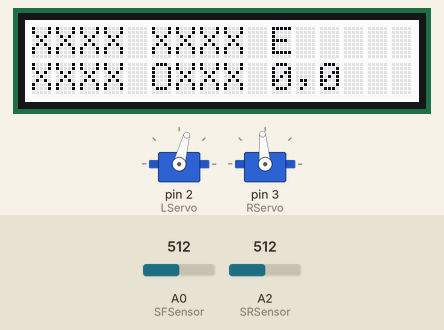
The sketch below on a simulated Arduino Uno, built with avr-gcc and run on an emulated ATmega328P. Shown: 2 × servo, 16×2 character LCD. Inputs (shaded band) come from the test bench; at power-on: A2 (SRSensor) = 512, A0 (SFSensor) = 512.

Above: at 1.2 s.
1.3 s: A2 (SRSensor) set to 83
At 4.2 s:
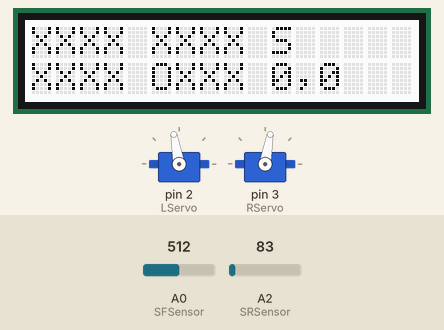
4.3 s: A2 (SRSensor) set to 96
7.3 s: A2 (SRSensor) set to 111
At 10.1 s:
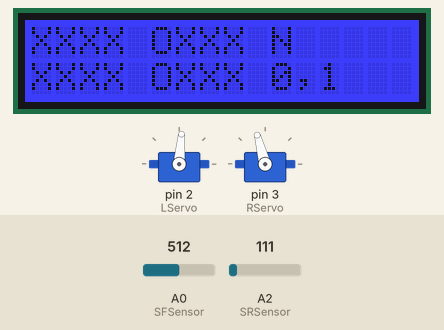
10.3 s: A2 (SRSensor) set to 77
At 10.6 s:
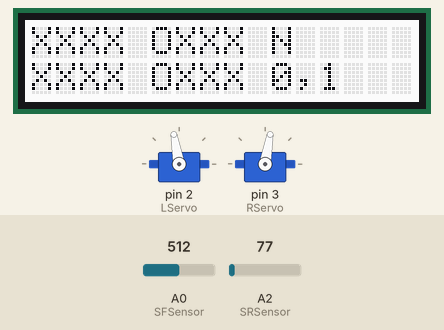
13.3 s: A2 (SRSensor) set to 110
At 16.03 s:
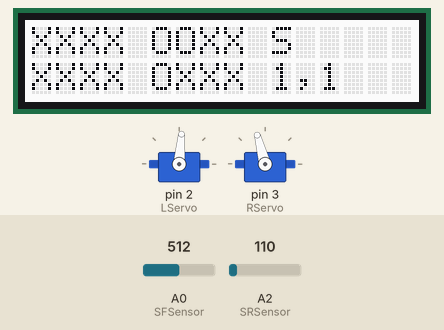
16.3 s: A2 (SRSensor) set to 70
At 16.7 s:
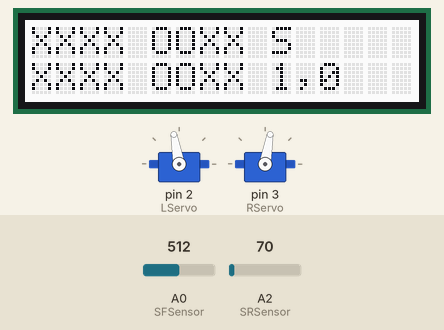
Timing chart, 0 to 24.6 s (numbered marks = the images above; inputs shaded):
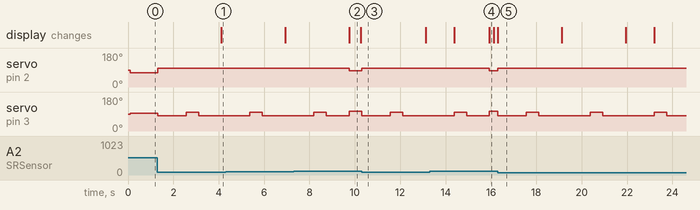

The sketch:

lab3.ino
```cpp
#include <Wire.h>
#include <Adafruit_RGBLCDShield.h>
#include <utility/Adafruit_MCP23017.h>
#include <Servo.h>
#define RED 0x1
#define YELLOW 0x3
#define GREEN 0x2
#define TEAL 0x6
#define BLUE 0x4
#define VIOLET 0x5
#define WHITE 0x7
#define TIMEFORGRID 3000
#define TURNOFFSET 150

Adafruit_RGBLCDShield lcd = Adafruit_RGBLCDShield();

const int SFSensor = A0;  // Analog input pin that the potentiometer is attached to
const int SLSensor = A1;  // Analog input pin that the potentiometer is attached to
const int SRSensor = A2;  // Analog input pin that the potentiometer is attached to
const int LFSensor = A3;  // Analog input pin that the potentiometer is attached to

char dir = 'E';

float SFValue = 0;
float SLValue = 0;
float SRValue = 0;
float LFValue = 0;

int visited = 0;
int turns = 0;
int currTime = 0;
int x = 0;
int y = 0;
char maze[4][4] =
  {
    {'X', 'X', 'X', 'X'},
    {'X', 'X', 'X', 'X'},
    {'X', 'X', 'X', 'X'},
    {'X', 'X', 'X', 'X'}
  };
Servo LServo;
Servo RServo;
void setup() {
  lcd.setBacklight(WHITE);
  // initialize serial communications at 9600 bps:
  LServo.attach(2);
  RServo.attach(3);
  Serial.begin(9600);
  lcd.begin(16, 2);
  maze[x][y] = 'O';
    lcd.setCursor(0, 0);
  lcd.write(maze[3][0]);

  lcd.setCursor(1, 0);
  lcd.write(maze[3][1]);

  lcd.setCursor(2, 0);
  lcd.write(maze[3][2]);

  lcd.setCursor(3, 0);
  lcd.write(maze[3][3]);


  lcd.setCursor(0, 1);
  lcd.write(maze[2][0]);

  lcd.setCursor(1, 1);
  lcd.write(maze[2][1]);

  lcd.setCursor(2, 1);
  lcd.write(maze[2][2]);

  lcd.setCursor(3, 1);
  lcd.write(maze[2][3]);


  lcd.setCursor(5, 0);
  lcd.write(maze[1][0]);

  lcd.setCursor(6, 0);
  lcd.write(maze[1][1]);

  lcd.setCursor(7, 0);
  lcd.write(maze[1][2]);

  lcd.setCursor(8, 0);
  lcd.write(maze[1][3]);


  lcd.setCursor(5, 1);
  lcd.write(maze[0][0]);

  lcd.setCursor(6, 1);
  lcd.write(maze[0][1]);

  lcd.setCursor(7, 1);
  lcd.write(maze[0][2]);

  lcd.setCursor(8, 1);
  lcd.write(maze[0][3]);

  visited = 1;
}
int setColorTime = 0;
int previousColorTime = 0;
int previousTime = 0;

void loop() {
  setColorTime = millis();
  if (getElapsedTime() >= 500){
    lcd.setBacklight(WHITE);
  }
  setTimer();
  lcd.setCursor(10, 0);
  lcd.write(dir);

  lcd.setCursor(10, 1);
  lcd.print(y);
  lcd.setCursor(11, 1);
  lcd.write(',');
  lcd.setCursor(12, 1);
  lcd.print(x);


  if (getElapsedTime() >= TIMEFORGRID) //more than 3 seconds have passed
  {
      setPreviousTimer();
      switch(dir){
        case('N') :
          lcd.setBacklight(BLUE);
          previousColorTime = setColorTime;
          if (x + 1 <= 3)
          modifyAndPrint(++x, y);
          break;
        case('S') :
          lcd.setBacklight(YELLOW);
          previousColorTime = setColorTime;
          if (x - 1 >= 0)
          modifyAndPrint(--x, y);
          break;
        case('W') :
          lcd.setBacklight(GREEN);
          previousColorTime = setColorTime;
          if (y - 1 >= 0)
          modifyAndPrint(x, --y);
          break;
        case('E') :
          lcd.setBacklight(RED);
          previousColorTime = setColorTime;
          if (y + 1 <= 3)
          modifyAndPrint(x, ++y);
          break;
      }
  }

  if (checkVisited() == 16){
    lcd.setBacklight(WHITE);
    delay(2500);
    RServo.write(90);
    LServo.write(90);
    delay(50000);
  }
    //in a new grid

    closeLoopCtrlPart2(7, 5);


}


void closeLoopCtrlPart2(float rt, float kp){
  //Control Loop for front sensor
  float ytf = sensorRead("front");

  //Check front distance and set left servo
  float etfl = rt - ytf;
  float utfl = kp * etfl;

  //Check front distance and set right servo
  float etfr = ytf - rt;
  float utfr = kp * etfr;

  float ytr = sensorRead("right");

  //Check right distance. Set left
  float etrl = rt - ytr;
  float utrl = kp * etrl;

  //Check right distance. Set Right
  float etrr = ytr - rt;
  float utrr = kp * etrr;

  int leftServoValue = saturationFunctionFront(utfl) + saturationFunctionRightLeft(utrl);
  int rightServoValue = saturationFunctionFront(utfr) - saturationFunctionRightLeft(utrr);

  if (leftServoValue <= 93 && leftServoValue >= 87){
    if (rightServoValue <= 93 && rightServoValue >= 87){

      //180 degree
      if (sensorRead("left") < 11.5){
        switch(dir){
          case('N') : dir = 'S';
            break;
          case('S') : dir = 'N';
            break;
          case('E') : dir = 'W';
            break;
          case('W') : dir = 'E';
            break;
        }

        rightServoValue = 80;
        leftServoValue = 80;
        RServo.write(rightServoValue);
        LServo.write(leftServoValue);
        delay(1100);
        subtractTimer(TURNOFFSET);
        subtractTimer(TURNOFFSET);
        lcd.setBacklight(WHITE);
      }

      //Left turn
      else{
        switch(dir){
          case('N') : dir = 'W';
            break;
          case('S') : dir = 'E';
            break;
          case('E') : dir = 'N';
            break;
          case('W') : dir = 'S';
            break;
        }
        lcd.setBacklight(WHITE);
        rightServoValue = 80;
        leftServoValue = 80;
        RServo.write(rightServoValue);
        LServo.write(leftServoValue);
        delay(550);
        subtractTimer(TURNOFFSET);
      }
    }
  }
  else if (ytr >= 10.0){


    switch(dir){
      case('N') :
        dir = 'E';
        //++x;
        break;
      case('S') :
        dir = 'W';
        //--x;
        break;
      case('E') :
        dir = 'S';
        //++y;
        break;
      case('W') :
        dir = 'N';
        //--y;
        break;
    }
    lcd.setBacklight(WHITE);
    //right turn
    LServo.write(100);
    RServo.write(80);
    delay(1250);
    lcd.setCursor(10, 1);
    lcd.print(y);
    lcd.setCursor(11, 1);
    lcd.write(',');
    lcd.setCursor(12, 1);
    lcd.print(x);

    RServo.write(100);
    LServo.write(100);
    delay(550);
    RServo.write(80);
    LServo.write(100);
    delay(500);
    delay(500);
  }
  else{
    RServo.write(rightServoValue);
    LServo.write(leftServoValue);
  }

}


int saturationFunctionRightLeft(double val){
  int returnVal = 0;
  if (returnVal - val <= -5){
    return -5;
  }

  else if (returnVal - val >= 5){
    return 5;
  }

  else
    return returnVal - val;
}


int saturationFunctionFront(double val){
  int returnVal = 90;
  if (returnVal - val <= 80){
    return 80;
  }
  else if (returnVal - val >= 100){
    return 100;
  }
  else
    return returnVal - val;
}


float sensorRead(String sensorDirection){
  float sensorValue = 0;
  if (sensorDirection.equals("front")){
    sensorValue = 12.509 * pow(analogRead(SFSensor)*0.0048875855327468, -1.059) / 2.54;
    if (sensorValue > 11.80){
      sensorValue = 59.635 * pow(analogRead(LFSensor)*0.0048875855327468, -1.034) / 2.54;
      if (sensorValue > 59){
        sensorValue = 59;
      }
    }
  }

  else if (sensorDirection.equals("left")){
    sensorValue = 12.509 * pow(analogRead(SLSensor)*0.0048875855327468, -1.059) / 2.54;
    if (sensorValue > 11.80){
      sensorValue = 11.80;
    }
  }

   else if (sensorDirection.equals("right")){
    sensorValue = 12.509 * pow(analogRead(SRSensor)*0.0048875855327468, -1.059) / 2.54;
    if (sensorValue > 11.80){
      sensorValue = 11.80;
    }
  }
  else{
    sensorValue = -1;
  }
  return sensorValue;
}

void modifyAndPrint(int x, int y){
  if (maze[x][y] == 'O'){
    return;
  }
  maze[x][y] = 'O';
  ++visited;
  if (x == 0 && y == 0){
    lcd.setCursor(5, 1);
  }
  if (x == 0 && y == 1){
    lcd.setCursor(6, 1);
  }
  if (x == 0 && y == 2){
    lcd.setCursor(7, 1);
  }
  if (x == 0 && y == 3){
    lcd.setCursor(8, 1);
  }


  if (x == 1 && y == 0){
    lcd.setCursor(5, 0);
  }
  if (x == 1 && y == 1){
    lcd.setCursor(6, 0);
  }
  if (x == 1 && y == 2){
    lcd.setCursor(7, 0);
  }
  if (x == 1 && y == 3){
    lcd.setCursor(8, 0);
  }


  if (x == 2 && y == 0){
    lcd.setCursor(0, 1);
  }
  if (x == 2 && y == 1){
    lcd.setCursor(1, 1);
  }
  if (x == 2 && y == 2){
    lcd.setCursor(2, 1);
  }
  if (x == 2 && y == 3){
    lcd.setCursor(3, 1);
  }


  if (x == 3 && y == 0){
    lcd.setCursor(0, 0);
  }
  if (x == 3 && y == 1){
    lcd.setCursor(1, 0);
  }
  if (x == 3 && y == 2){
    lcd.setCursor(2, 0);
  }
  if (x == 3 && y == 3){
    lcd.setCursor(3, 0);
  }


  lcd.print(maze[x][y]);
  return;
}

void setTimer(){
  currTime = millis();
}

void setPreviousTimer(){
  previousTime = currTime;
}
void subtractTimer(int x){
  previousTime += x;
}
int getElapsedTime(){
  return (currTime - previousTime);
}

int checkVisited(){
  int visitedNodes = 0;
  for (int i = 0; i < 4; ++i){
    for (int j = 0; j < 4; ++j){
      if (maze[i][j] == 'X') return 0;

      ++visitedNodes;
    }
  }
  return visitedNodes;
}
```

Measured:
- the behaviour switches between 104 and 105 on A2 (SRSensor) (found by bisection; images 1 and 2)
- after the input at 1.3 s, servo on pin 2 (LServo): 75° → 100° at once; servo on pin 3 (RServo): 95° → 80° at once, → 100° 1.3 s later, → 80° 0.55 s later; the display: changes after 2.8 s (image 1)
- after the input at 7.3 s, servo on pin 2 (LServo): 100° → 85° after 2.5 s; the display: first changes after 2.5 s (image 2 shows a later state)
- after the input at 10.3 s, servo on pin 2 (LServo): 85° → 100° at once; servo on pin 3 (RServo): 105° → 80° at once, → 100° 1.3 s later, → 80° 0.55 s later
- after the input at 13.3 s, servo on pin 2 (LServo): 100° → 85° after 2.6 s
- after the input at 16.3 s, servo on pin 2 (LServo): 85° → 100° at once; servo on pin 3 (RServo): 105° → 80° at once, then repeats every 2.8 s: 100° 0.55 s, 80° 2.3 s
- what the display in image 2 shows lasts 0.5 s, from 9.8 s to 10.3 s
